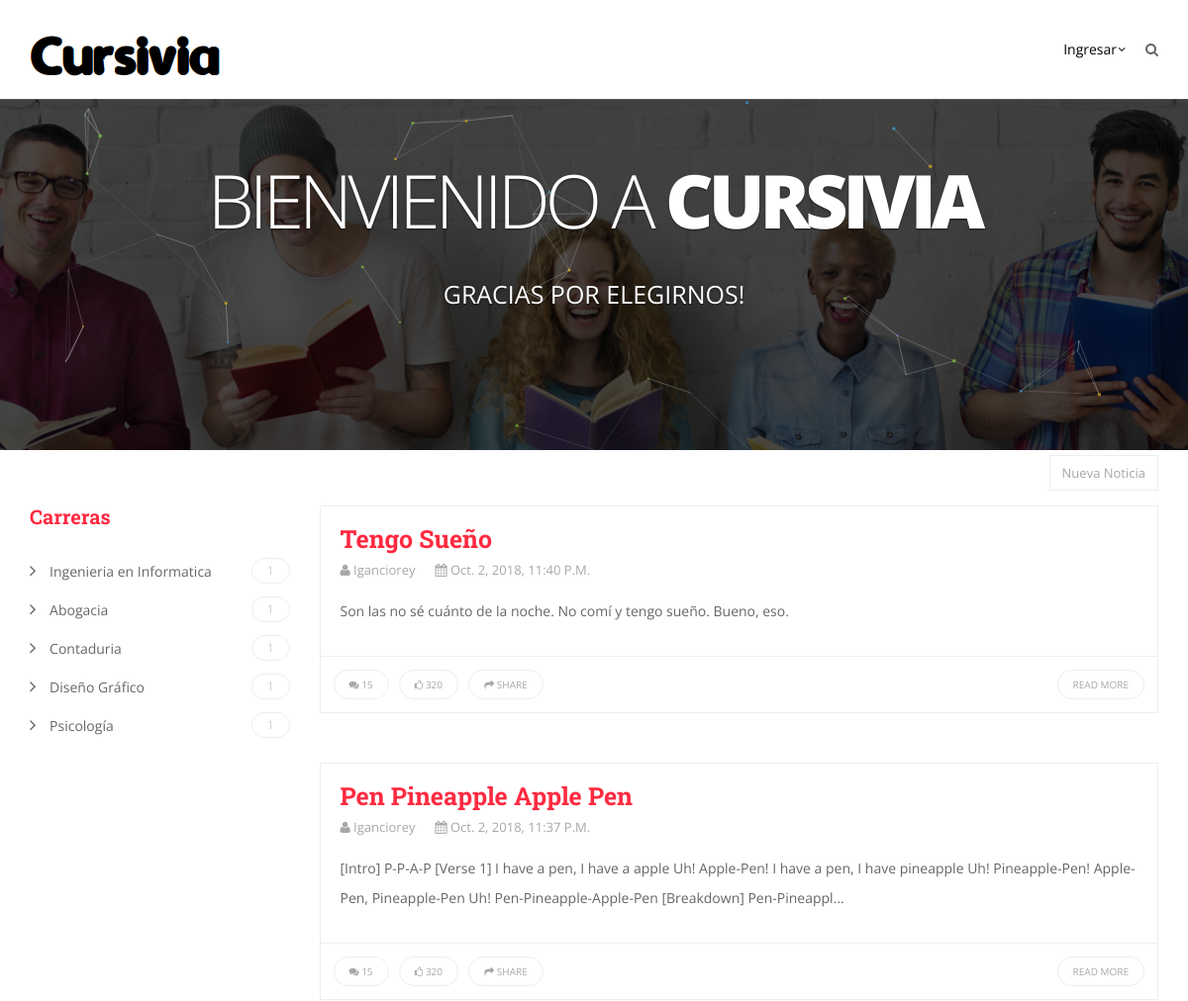
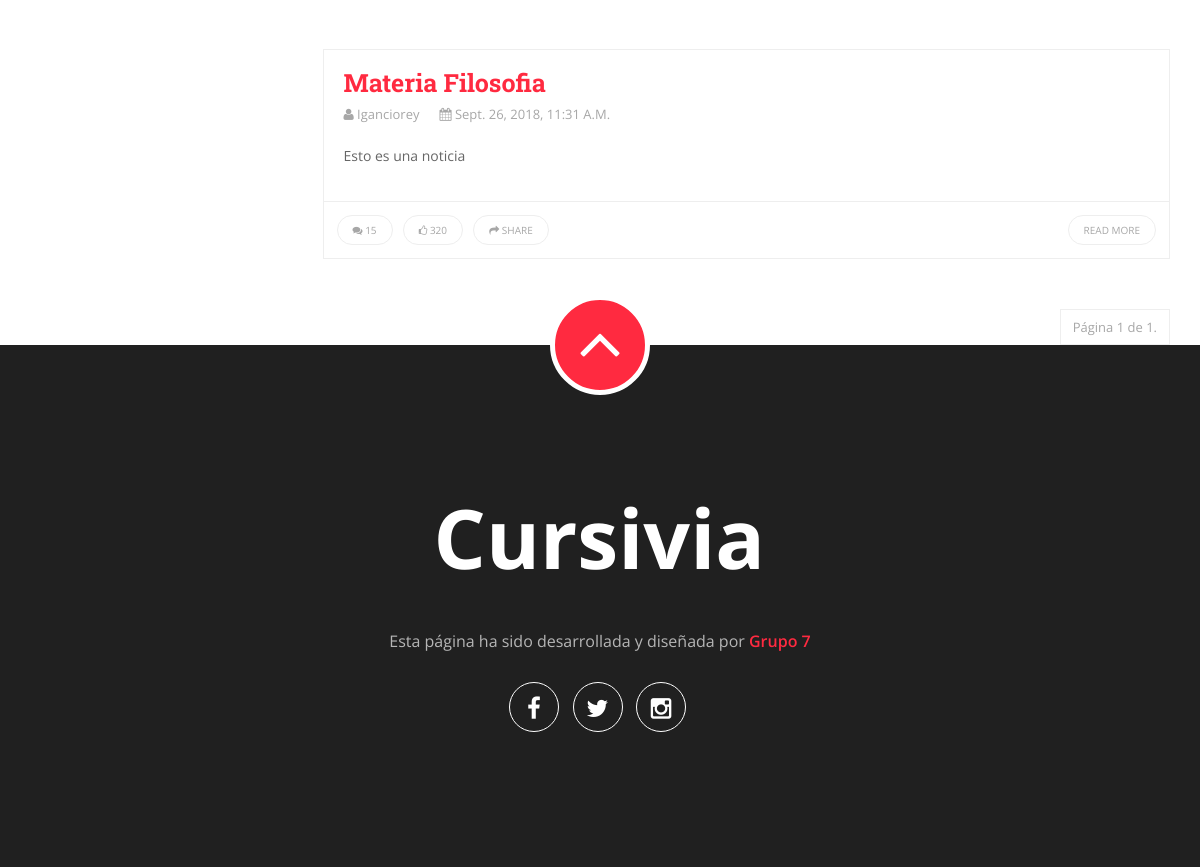
Before: /home/ with the older database file (2 pictures, top to bottom).
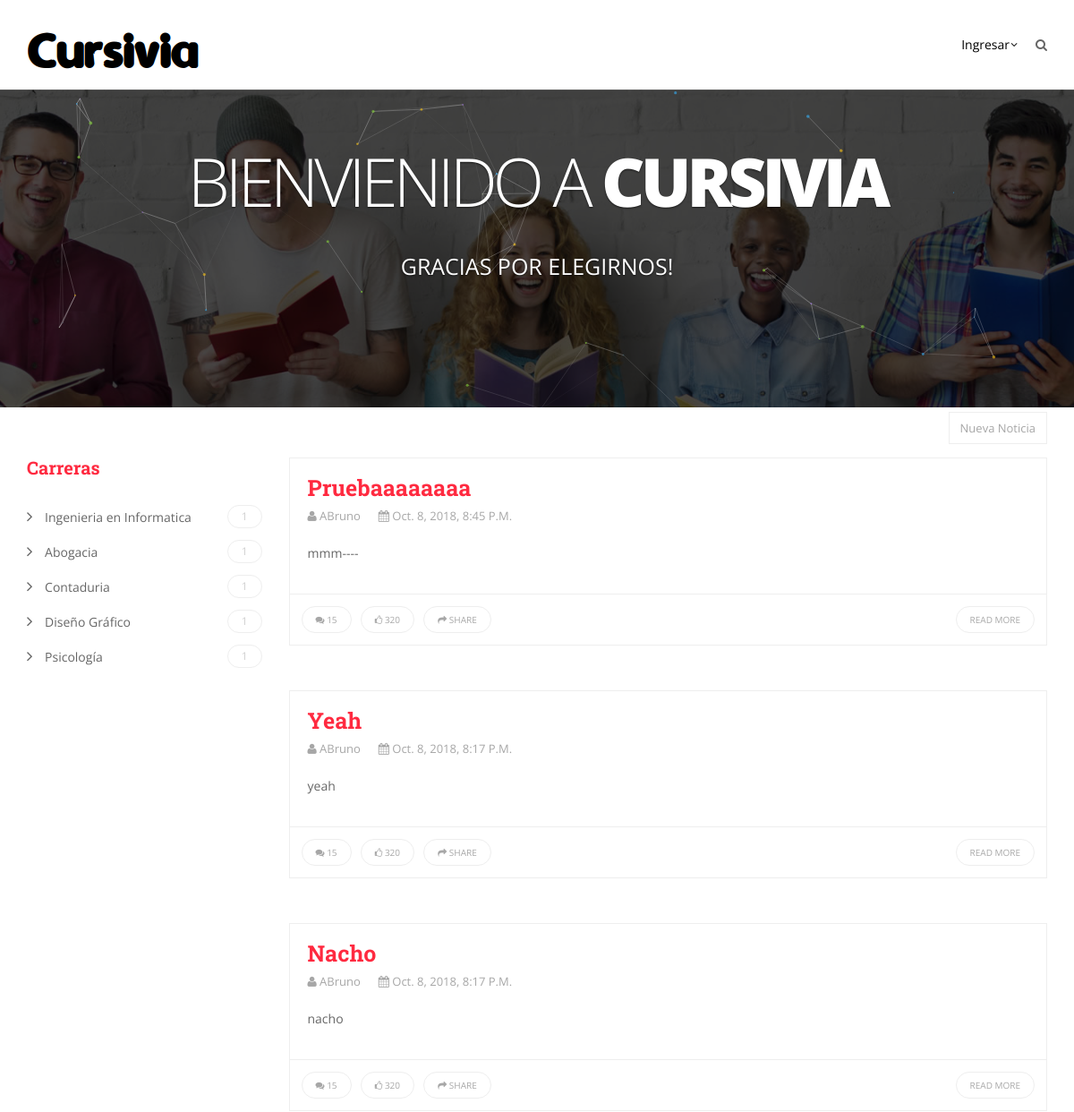
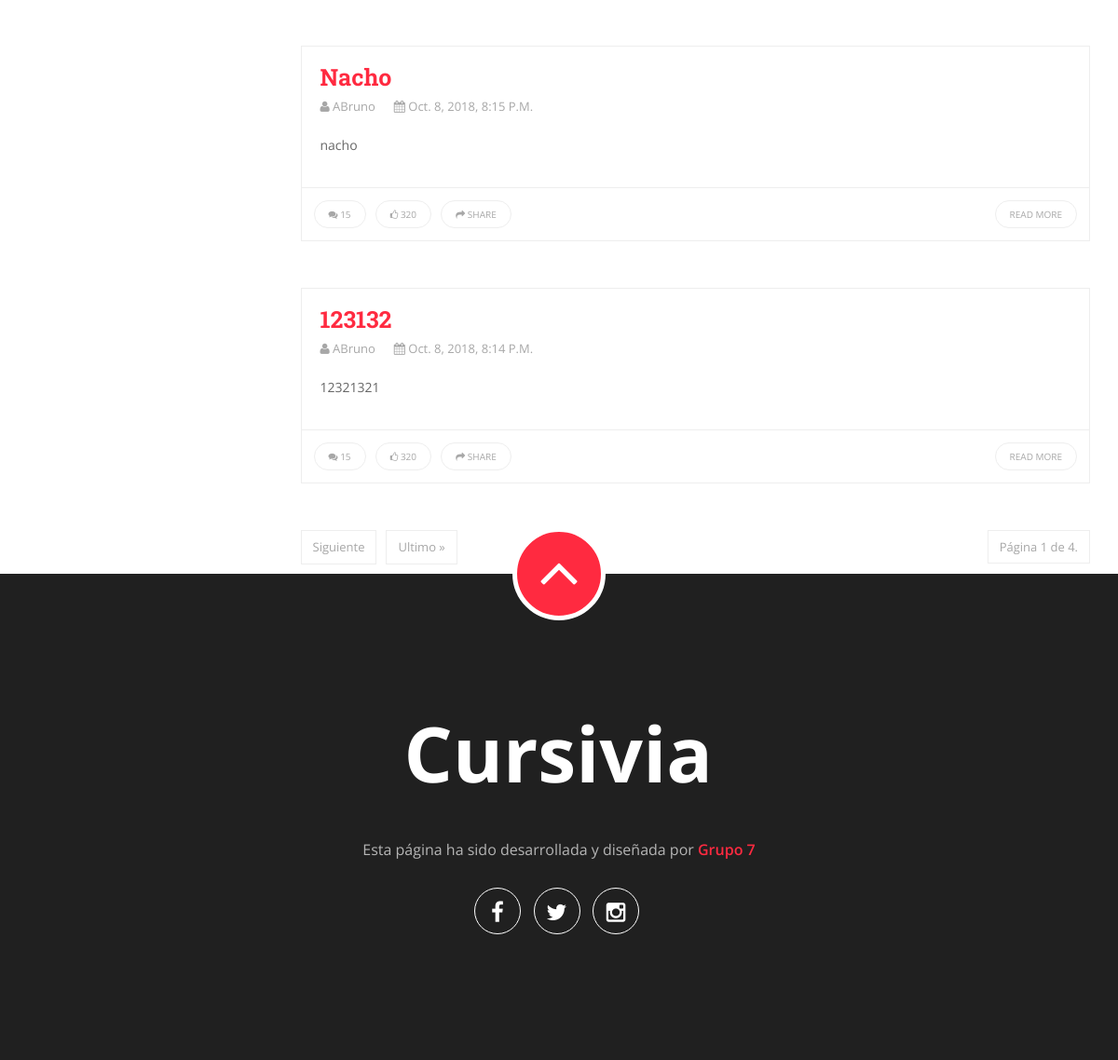
After: the same page with the newer database file (2 pictures, top to bottom).
### home/models.py (models this page shows, shortened)
class Publicacion(models.Model):
    estadosCargados = (
        ('p', 'Publicado'),
        ('b', 'Borrador'),
        ('d', 'Denunciado'),
        ('e', 'Eliminado'),
    )
    alcances = (
        ('g', 'Global'),
        ('e', 'Expecifico'),
    )
    tipoPublicacion = (
        ('n', 'Noticia'),
        ('d', 'Documentacion'),
    )
    materia = models.ForeignKey(Materia, on_delete=models.CASCADE, null=True, blank=True, default='')
    titulo = models.CharField(max_length=100)
    cuerpo = models.TextField(max_length=5000)
    usuario = models.ForeignKey(User, on_delete=models.CASCADE, null=False, blank=False)
    fecha_alta = models.DateTimeField(default=timezone.now, null=True)
    fecha_baja = models.DateTimeField(null=True, blank=True)
    tipo_publicacion =  models.CharField(max_length=1, choices=tipoPublicacion, blank=True, default='d',
                              help_text='tipo de publicacion')
    estado_publicacion = models.CharField(max_length=1, choices=estadosCargados, blank=True, default='b',
                              help_text='situacion actual de la publicacion')
    alcance = models.CharField(max_length=1, choices=alcances, blank=True, default='g',
                              help_text='alcance de la publicacion')
    def get_absolute_url(self):
        return reverse('publicacion-detail', args=[str(self.id)])

class Carrera (models.Model):
    descripcion = models.CharField(max_length=50, null=False, blank=False, default='')
    def __str__(self):
        return self.descripcion

### home/views.py (the view, shortened to what this page needs)
def index(request):
    lista_noticias = Publicacion.objects.all().filter(tipo_publicacion__exact='n').order_by('-fecha_alta')
    paginator = Paginator(lista_noticias, 5) # Show 25 contacts per page
    page = request.GET.get('page')
    noticias = paginator.get_page(page)
    lista_carreras = Carrera.objects.all()
    n = User.objects.filter(username__exact='iganciorey')
    """
    nueva = Publicacion()
    nueva.titulo = 'entro alguien!'
    nueva.cuerpo = 'acaba de entrar alguien al sitio'
    nueva.usuario = n[0]
    nueva.tipo_publicacion = 'n'
    nueva.estado_publicacion = 'p'
    nueva.alcance = 'g'
    nueva.save()
    """
    return render(request, 'index.html', {'noticias': noticias, 'lista_carreras': lista_carreras})

### Cursivia/templates/index.html (shortened to what this page needs)
{% extends "base.html" %}
{% block sidebar %}
<div class="sidebar-wrapper">
<aside class="widget widget_categories">
  <h2 class="widget-title">Carreras</h2>
  <ul>
	{% for carrera in lista_carreras %}
	    <li><a href="#"><i class="fa fa-angle-right"></i> {{ carrera }} <span class="badge"> 1 </span></a></li>
	{% endfor %}
  </ul>
</aside>
</div>
{% endblock sidebar %}
{% block content %}
	{% for noticia in noticias %}
	<article class="post-wrapper">
    <div class="blog-content">
        <div class="entry-header">
            <h2 class="entry-title"><a href="{{ noticia.get_absolute_url }}">{{ noticia.titulo }}</a></h2>
            <ul class="entry-meta clearfix">
                <li><span class="post-author"><a href="#"><i class="fa fa-user">
                </i> {{ noticia.usuario.username }}</a></span></li>
                <li><span class="post-date"><a href="#"><i class="fa fa-calendar">
                </i> {{ noticia.fecha_alta }}</a></span></li>
            </ul>
        </div>
        <div class="entry-content">
            <p>{{ noticia.cuerpo|truncatechars:200 }}</p>
        </div>
    </div>
    <footer class="entry-footer clearfix">
        <ul class="entry-meta pull-left">
            <li><span class="post-comments"><a href="#"><i class="fa fa-comments"></i> 15</a></span></li>
            <li><span class="like"><a href="#"><i class="fa fa-thumbs-o-up"></i> 320</a></span></li>
            <li><span class="share"><a href="#"><i class="fa fa-share"></i> Share</a></span></li>
        </ul>
        <a class="readmore pull-right" href="{{ noticia.get_absolute_url }}">Read More</a>
    </footer>
</article>
{% endfor %}
<div class="blog-pagination clearfix">
    <ul class="pagination">
	    {% if noticias.has_next %}
	             <li><a href="?page={{ noticias.next_page_number }}">Siguiente</a></li>
	             <li><a href="?page={{ noticias.paginator.num_pages }}">Ultimo &raquo;</a></li>
	        {% endif %}
    </ul>
        <span class="page-count pull-right">
            Página {{ noticias.number }} de {{ noticias.paginator.num_pages }}.
        </span>
</div>
{% endblock content %}

### Cursivia/templates/base.html (shortened to what this page needs)
<!DOCTYPE html>
<html lang="en">
    <head>
        {% load static %}
        <link href="{% static 'assets/css/animate.css' %}" rel="stylesheet">
        <link href="{% static 'assets/fonts/font-awesome/css/font-awesome.min.css' %}" rel="stylesheet">
        <link href="{% static 'assets/fonts/flaticon/flaticon.css' %}" rel="stylesheet">
        <link href="{% static 'assets/magnific-popup/magnific-popup.css' %}" rel="stylesheet">
        <link href="{% static 'assets/owl-carousel/owl.carousel.css' %}" rel="stylesheet">
        <link href="{% static 'assets/owl-carousel/owl.theme.css' %}" rel="stylesheet">
        <link href="{% static 'assets/bootstrap/css/bootstrap.min.css' %}" rel="stylesheet">
        <link href="{% static 'assets/css/style.css' %}" rel="stylesheet">
        <link href="{% static 'assets/css/responsive.css' %}" rel="stylesheet">
    </head>
    <body id="page-top">
        <nav class="navbar navbar-custom tt-default-nav" role="navigation">
            <div class="container">
              <div class="navbar-header">
                <a class="navbar-brand" href="../"><img src="{% static 'assets/images/logo2.png' %}" alt=""></a>
              </div>
              {% block login %}
              <div class="collapse navbar-collapse" id="custom-collapse">
                <ul class="nav navbar-nav navbar-right">
                  <li class="dropdown active">
                    <li class="dropdown">
                      {% if user.is_authenticated %}
                        <a href="#" class="dropdown-toggle" data-toggle="dropdown">Bienvenido, {{ user.get_username }} &nbsp</a>
                          <ul class="dropdown-menu" role="menu">
                            <li><a href="#">Mi Perfil</a></li>
                            <li><a href="{% url 'configuracionCuenta'%}">Configuracion de la cuenta</a></li>
                            <li><a href="{% url 'logout'%}?next={{request.path}}">Cerrar Sesion</a></li>
                          </ul>
                      {% else %}
                        <a href="#" class="dropdown-toggle" data-toggle="dropdown">Ingresar</a>
                      {% endif %}
                  </li>
                  </li>
                </ul>
              </div>
              {% endblock %}
            </div>
        </nav>
        {% block imagen_presentacion %}
            <section id="home">
                <div id="tt-home-carousel" class="carousel slide carousel-fade trendy-slider control-one " data-ride="carousel" data-interval="5000">
                    <div id="particles-js"></div>
                    <div class="carousel-inner">
                      <div class="item active">
                        <div class="carousel-caption">
                          <h1 class="animated fadeInDown delay-1">Bienvienido a <span>Cursivia</span></h1>
                          <p class="animated fadeInUp delay-3">Gracias por elegirnos!</p>
                        </div>
                      </div>
                    </div>
                </div>
            </section>
        {% endblock %}
        <section class="blog-section ptb-30">
            <div class="container">
              <div class="row">
                  <div class="col-md-9 col-md-push-3">
                      <div class="blog-pagination clearfix" align="right">
                        <ul class="pagination">
                         <li><a href="{% url 'noticia_create' %}" type=button style="margin-top: 5px; margin-bottom: 5px;"> Nueva Noticia </a> </li>
                      </div>
                  </div>
              </div>
                <div class="row">
                    <div class="col-md-9 col-md-push-3">
                        {% block content %}{% endblock %}
                    </div>
                    <div class="col-md-3 col-md-pull-9">
                      {% block sidebar %}
                      {% endblock %}
                    </div>
                </div>
            </div>
        </section>
    <footer class="footer-section text-center">
            <div class="container">
                <a class="page-scroll backToTop" href="#page-top"><i class="fa fa-angle-up"></i></a>
                <div class="row">
                    <div class="col-xs-12">
                        <div class="footer-logo">
                            <img src="{% static 'assets/images/footer-logo2.png' %}" alt="">
                            <p>Esta página ha sido desarrollada y diseñada por<span> Grupo 7</span></p>
                        </div>
                        <div class="social-icon clearfix">
                            <ul class="list-inline">
                                <li><a href="https://www.facebook.com/Centro-Estudiantes-Ucse-895517053836735/"><i class="fa fa-facebook"></i></a></li>
                                <li><a href="#"><i class="fa fa-twitter"></i></a></li>
                                <li><a href="https://www.instagram.com/ucsedar/?hl=es-la"><i class="fa fa-instagram"></i></a></li>
                            </ul>
                        </div>
                    </div>
                </div>
            </div>
        </footer>
    </body>
</html>

Changed rows visible on the page:
no longer on this page (row unchanged): Publicacion: titulo "Tengo Sueño", usuario.username "Iganciorey", fecha_alta "Oct. 2, 2018, 11:40 P.m.", cuerpo "Son las no sé cuánto de la noche. No comí y tengo sueño. Bueno, eso."
no longer on this page (row unchanged): Publicacion: titulo "Pen Pineapple Apple Pen", usuario.username "Iganciorey", fecha_alta "Oct. 2, 2018, 11:37 P.m.", cuerpo "[Intro] P-P-A-P [Verse 1] I have a pen, I have a apple Uh! Apple-Pen! I have a pen, I have pineapple Uh! Pineapple-Pen! Apple-Pen, Pineapple-Pen Uh! Pen-Pineapple-Apple-Pen [Breakdown] Pen-Pineappl…"
no longer on this page (row unchanged): Publicacion: titulo "Materia Filosofia", usuario.username "Iganciorey", fecha_alta "Sept. 26, 2018, 11:31 A.m.", cuerpo "Esto es una noticia"
added Publicacion: titulo "Pruebaaaaaaaa", usuario.username "ABruno", fecha_alta "Oct. 8, 2018, 8:45 P.m.", cuerpo "mmm----"
added Publicacion: titulo "Yeah", usuario.username "ABruno", fecha_alta "Oct. 8, 2018, 8:17 P.m.", cuerpo "yeah"
added Publicacion: titulo "Nacho", usuario.username "ABruno", fecha_alta "Oct. 8, 2018, 8:17 P.m.", cuerpo "nacho"
added Publicacion: titulo "Nacho", usuario.username "ABruno", fecha_alta "Oct. 8, 2018, 8:15 P.m.", cuerpo "nacho"
added Publicacion: titulo "123132", usuario.username "ABruno", fecha_alta "Oct. 8, 2018, 8:14 P.m.", cuerpo "12321321"
Other visible differences:
{{ noticias.paginator.num_pages }}: "1" → "4"
text now shown: "Siguiente Ultimo »"
